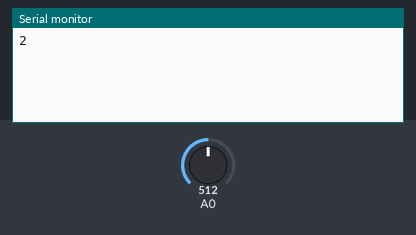
The sketch below on a simulated Arduino Uno, built with avr-gcc and run on an emulated ATmega328P. Shown: the last lines printed to the serial monitor. The test bench sets the inputs (shaded band); at power-on: A0 = 512.

Above: at 1.2 s.
1.3 s: A0 set to 716
At 2.6 s:
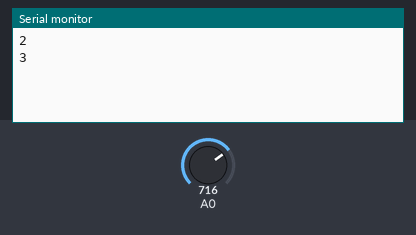
2.8 s: A0 set to 900
At 3.6 s:
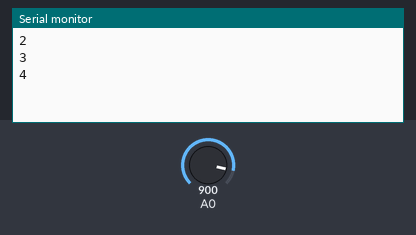
Timing chart, 0 to 5.8 s (numbered marks = the images above; inputs shaded):
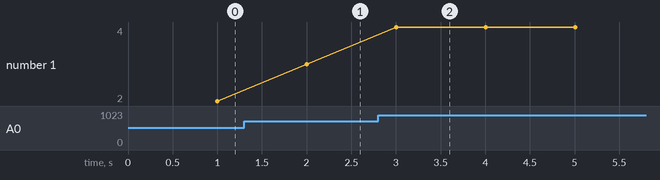

Measured:
- after the input at 1.3 s, the serial monitor: prints a new line after 0.70 s (image 1)
- after the input at 2.8 s, the serial monitor: prints a new line after 0.20 s (image 2)
- plotted number 1: 2 → 3 after the input at 1.3 s, 3 → 4 after the input at 2.8 s

The sketch:

ArduinoSimulateur.ino
```cpp
unsigned long timeStart = 0;

void setup() {
	Serial.begin(9600);
}

void loop() {
	int value = analogRead(A0);
	if (millis() - timeStart > 1000) {
		timeStart = millis();
		Serial.println((value/300)+1);
	}
}
```
